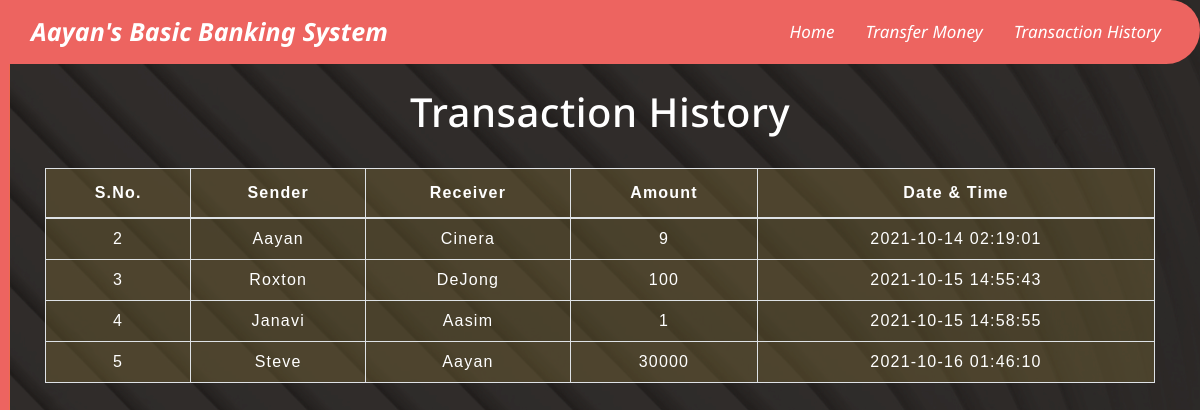
The page /transactionhistory.php on the database its author committed.
### tables this page shows
CREATE TABLE `transaction` (
  `sno` int(3) NOT NULL,
  `sender` text NOT NULL,
  `receiver` text NOT NULL,
  `balance` int(8) NOT NULL,
  `datetime` datetime NOT NULL DEFAULT current_timestamp()
);

### transactionhistory.php (the view, shortened to what this page needs)
<!DOCTYPE html>
<html lang="en">
<head>
    <link rel="stylesheet" href="https://stackpath.bootstrapcdn.com/bootstrap/4.5.2/css/bootstrap.min.css">
    <link rel="stylesheet" type="text/css" href="css/table.css">
    <link rel="stylesheet" type="text/css" href="css/navbar.css">
</head>
<body>
<?php
  include 'navbar.php';
?>
	<div class="container">
        <h2 style="color:white;"class="text-center pt-4">Transaction History</h2>
       <br>
       <div class="table-responsive-sm">
    <table class="table table-hover table-striped table-condensed table-bordered" style="background-color:rgba(122, 106, 54, 0.4)">
        <thead>
            <tr>
                <th style="color:white;"class="text-center">S.No.</th>
                <th style="color:white;"class="text-center">Sender</th>
                <th style="color:white;"class="text-center">Receiver</th>
                <th style="color:white;"class="text-center">Amount</th>
                <th style="color:white;"class="text-center">Date & Time</th>
            </tr>
        </thead>
        <tbody>
        <?php
            include 'config.php';
            $sql ="select * from transaction";
            $query =mysqli_query($conn, $sql);
            while($rows = mysqli_fetch_assoc($query))
            {
        ?>
            <tr>
            <td style="color:white;"class="py-2"><?php echo $rows['sno']; ?></td>
            <td style="color:white;"class="py-2"><?php echo $rows['sender']; ?></td>
            <td style="color:white;"class="py-2"><?php echo $rows['receiver']; ?></td>
            <td style="color:white;"class="py-2"><?php echo $rows['balance']; ?> </td>
            <td style="color:white;"class="py-2"><?php echo $rows['datetime']; ?> </td>
        <?php
            }
        ?>
        </tbody>
    </table>
    </div>
</div>
</body>
</html>

### css/table.css (style rules this page uses)
* { padding: 0; margin: 0; box-sizing: border-box; font-family: sans-serif; }
h2 { font-size: 40px; }
table { letter-spacing: 1.2px; }
td { text-align: center; }

### css/navbar.css (style rules this page uses)
h2 { color: #4C4B4B; letter-spacing: 0.5px; font-family: 'Noto Sans', sans-serif; }

### transactionhistory.php (style rules this page uses)
body { background-color:#333; background-image:url(images/bg.png) }

### rows shown on the page
transaction: sno "2", sender "Aayan", receiver "Cinera", balance "9", datetime "2021-10-14 02:19:01"
transaction: sno "3", sender "Roxton", receiver "DeJong", balance "100", datetime "2021-10-15 14:55:43"
transaction: sno "4", sender "Janavi", receiver "Aasim", balance "1", datetime "2021-10-15 14:58:55"
transaction: sno "5", sender "Steve", receiver "Aayan", balance "30000", datetime "2021-10-16 01:46:10"
